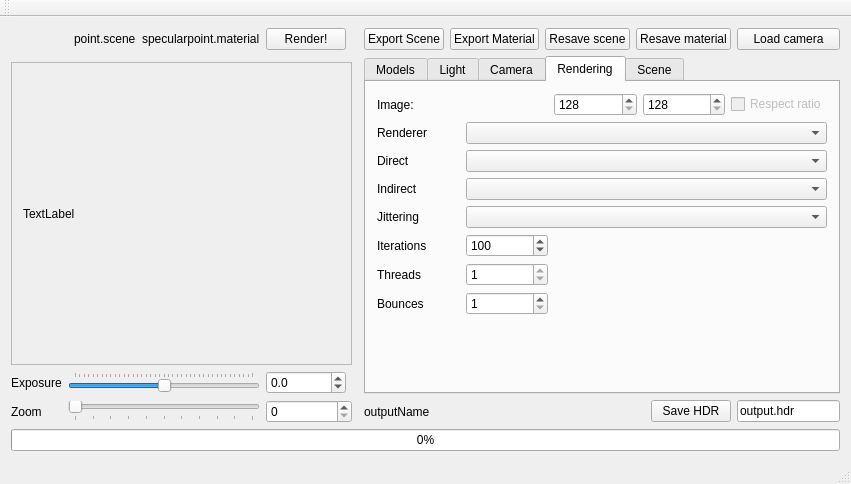
<?xml version="1.0" encoding="UTF-8"?>
<ui version="4.0">
 <class>TracingGuiClass</class>
 <widget class="QMainWindow" name="TracingGuiClass">
  <property name="geometry">
   <rect>
    <x>0</x>
    <y>0</y>
    <width>851</width>
    <height>484</height>
   </rect>
  </property>
  <property name="windowTitle">
   <string>TracingGui</string>
  </property>
  <widget class="QWidget" name="centralWidget">
   <layout class="QGridLayout" name="gridLayout_4">
    <item row="6" column="10">
     <widget class="QPushButton" name="saveScene">
      <property name="text">
       <string>Resave scene</string>
      </property>
     </widget>
    </item>
    <item row="9" column="7" rowspan="3" colspan="7">
     <widget class="QTabWidget" name="sceneInformation">
      <property name="tabPosition">
       <enum>QTabWidget::North</enum>
      </property>
      <property name="currentIndex">
       <number>3</number>
      </property>
      <widget class="QWidget" name="model">
       <property name="layoutDirection">
        <enum>Qt::LeftToRight</enum>
       </property>
       <property name="autoFillBackground">
        <bool>false</bool>
       </property>
       <attribute name="title">
        <string>Models</string>
       </attribute>
       <layout class="QGridLayout" name="gridLayout_3">
        <item row="1" column="0">
         <widget class="QPushButton" name="addSphere">
          <property name="text">
           <string>Add Sphere</string>
          </property>
         </widget>
        </item>
        <item row="0" column="0">
         <widget class="QTreeView" name="treeView">
          <property name="sizePolicy">
           <sizepolicy hsizetype="Preferred" vsizetype="Preferred">
            <horstretch>0</horstretch>
            <verstretch>0</verstretch>
           </sizepolicy>
          </property>
         </widget>
        </item>
        <item row="2" column="0">
         <widget class="QPushButton" name="addTriangle">
          <property name="text">
           <string>Add Triangle</string>
          </property>
         </widget>
        </item>
        <item row="3" column="0">
         <widget class="QPushButton" name="delObject">
          <property name="text">
           <string>Delete Object</string>
          </property>
         </widget>
        </item>
        <item row="4" column="0">
         <widget class="QPushButton" name="addPoint">
          <property name="text">
           <string>Add Point</string>
          </property>
         </widget>
        </item>
        <item row="0" column="1" rowspan="5">
         <layout class="QGridLayout" name="gridLayout">
          <item row="7" column="0">
           <widget class="QSpinBox" name="xRotationDeg">
            <property name="maximum">
             <number>359</number>
            </property>
           </widget>
          </item>
          <item row="7" column="2">
           <widget class="QSpinBox" name="yRotationDeg">
            <property name="maximum">
             <number>359</number>
            </property>
           </widget>
          </item>
          <item row="5" column="3">
           <widget class="QDial" name="zRotation">
            <property name="maximum">
             <number>359</number>
            </property>
            <property name="orientation">
             <enum>Qt::Horizontal</enum>
            </property>
            <property name="invertedAppearance">
             <bool>false</bool>
            </property>
            <property name="wrapping">
             <bool>true</bool>
            </property>
           </widget>
          </item>
          <item row="5" column="0">
           <widget class="QDial" name="xRotation">
            <property name="enabled">
             <bool>true</bool>
            </property>
            <property name="maximum">
             <number>359</number>
            </property>
            <property name="orientation">
             <enum>Qt::Horizontal</enum>
            </property>
            <property name="invertedAppearance">
             <bool>false</bool>
            </property>
            <property name="wrapping">
             <bool>true</bool>
            </property>
           </widget>
          </item>
          <item row="5" column="2">
           <widget class="QDial" name="yRotation">
            <property name="maximum">
             <number>359</number>
            </property>
            <property name="orientation">
             <enum>Qt::Horizontal</enum>
            </property>
            <property name="invertedAppearance">
             <bool>false</bool>
            </property>
            <property name="wrapping">
             <bool>true</bool>
            </property>
           </widget>
          </item>
          <item row="6" column="2">
           <widget class="DoubleIntSpinBox" name="yRotationRad">
            <property name="readOnly">
             <bool>true</bool>
            </property>
            <property name="ConvertorType" stdset="0">
             <number>0</number>
            </property>
           </widget>
          </item>
          <item row="6" column="3">
           <widget class="DoubleIntSpinBox" name="zRotationRad">
            <property name="readOnly">
             <bool>true</bool>
            </property>
            <property name="ConvertorType" stdset="0">
             <number>0</number>
            </property>
           </widget>
          </item>
          <item row="6" column="0">
           <widget class="DoubleIntSpinBox" name="xRotationRad">
            <property name="readOnly">
             <bool>true</bool>
            </property>
            <property name="ConvertorType" stdset="0">
             <number>0</number>
            </property>
           </widget>
          </item>
          <item row="7" column="3">
           <widget class="QSpinBox" name="zRotationDeg">
            <property name="maximum">
             <number>359</number>
            </property>
           </widget>
          </item>
          <item row="8" column="0">
           <widget class="QDoubleSpinBox" name="xModelPos">
            <property name="prefix">
             <string>x:</string>
            </property>
            <property name="decimals">
             <number>1</number>
            </property>
            <property name="minimum">
             <double>-100.000000000000000</double>
            </property>
           </widget>
          </item>
          <item row="8" column="2">
           <widget class="QDoubleSpinBox" name="yModelPos">
            <property name="prefix">
             <string>y:</string>
            </property>
            <property name="suffix">
             <string/>
            </property>
            <property name="decimals">
             <number>1</number>
            </property>
            <property name="minimum">
             <double>-100.000000000000000</double>
            </property>
           </widget>
          </item>
          <item row="8" column="3">
           <widget class="QDoubleSpinBox" name="zModelPos">
            <property name="prefix">
             <string>z:</string>
            </property>
            <property name="decimals">
             <number>1</number>
            </property>
            <property name="minimum">
             <double>-100.000000000000000</double>
            </property>
            <property name="value">
             <double>3.000000000000000</double>
            </property>
           </widget>
          </item>
          <item row="0" column="2">
           <widget class="QDoubleSpinBox" name="yVert_1">
            <property name="prefix">
             <string>y:</string>
            </property>
            <property name="decimals">
             <number>2</number>
            </property>
            <property name="minimum">
             <double>-1000.000000000000000</double>
            </property>
            <property name="maximum">
             <double>1000.000000000000000</double>
            </property>
           </widget>
          </item>
          <item row="3" column="0">
           <widget class="QDoubleSpinBox" name="xVert_3">
            <property name="prefix">
             <string>x:</string>
            </property>
            <property name="suffix">
             <string/>
            </property>
            <property name="decimals">
             <number>2</number>
            </property>
            <property name="minimum">
             <double>-1000.000000000000000</double>
            </property>
            <property name="value">
             <double>0.000000000000000</double>
            </property>
           </widget>
          </item>
          <item row="1" column="0">
           <widget class="QDoubleSpinBox" name="xVert_2">
            <property name="prefix">
             <string>x:</string>
            </property>
            <property name="suffix">
             <string/>
            </property>
            <property name="decimals">
             <number>2</number>
            </property>
            <property name="minimum">
             <double>-1000.000000000000000</double>
            </property>
            <property name="value">
             <double>0.000000000000000</double>
            </property>
           </widget>
          </item>
          <item row="1" column="3">
           <widget class="QDoubleSpinBox" name="zVert_2">
            <property name="prefix">
             <string>z:</string>
            </property>
            <property name="decimals">
             <number>2</number>
            </property>
            <property name="minimum">
             <double>-1000.000000000000000</double>
            </property>
            <property name="maximum">
             <double>1000.000000000000000</double>
            </property>
           </widget>
          </item>
          <item row="0" column="0">
           <widget class="QDoubleSpinBox" name="xVert_1">
            <property name="prefix">
             <string>x:</string>
            </property>
            <property name="suffix">
             <string/>
            </property>
            <property name="decimals">
             <number>2</number>
            </property>
            <property name="minimum">
             <double>-1000.000000000000000</double>
            </property>
            <property name="value">
             <double>0.000000000000000</double>
            </property>
           </widget>
          </item>
          <item row="1" column="2">
           <widget class="QDoubleSpinBox" name="yVert_2">
            <property name="prefix">
             <string>y:</string>
            </property>
            <property name="decimals">
             <number>2</number>
            </property>
            <property name="minimum">
             <double>-1000.000000000000000</double>
            </property>
            <property name="maximum">
             <double>1000.000000000000000</double>
            </property>
           </widget>
          </item>
          <item row="0" column="3">
           <widget class="QDoubleSpinBox" name="zVert_1">
            <property name="prefix">
             <string>z:</string>
            </property>
            <property name="decimals">
             <number>2</number>
            </property>
            <property name="minimum">
             <double>-1000.000000000000000</double>
            </property>
            <property name="maximum">
             <double>1000.000000000000000</double>
            </property>
           </widget>
          </item>
          <item row="3" column="2">
           <widget class="QDoubleSpinBox" name="yVert_3">
            <property name="prefix">
             <string>y:</string>
            </property>
            <property name="decimals">
             <number>2</number>
            </property>
            <property name="minimum">
             <double>-1000.000000000000000</double>
            </property>
            <property name="maximum">
             <double>1000.000000000000000</double>
            </property>
           </widget>
          </item>
          <item row="3" column="3">
           <widget class="QDoubleSpinBox" name="zVert_3">
            <property name="prefix">
             <string>z:</string>
            </property>
            <property name="decimals">
             <number>2</number>
            </property>
            <property name="minimum">
             <double>-1000.000000000000000</double>
            </property>
            <property name="maximum">
             <double>1000.000000000000000</double>
            </property>
           </widget>
          </item>
          <item row="4" column="2">
           <widget class="QDoubleSpinBox" name="radius"/>
          </item>
         </layout>
        </item>
       </layout>
      </widget>
      <widget class="QWidget" name="light">
       <attribute name="title">
        <string>Light</string>
       </attribute>
       <layout class="QGridLayout" name="gridLayout_5">
        <item row="1" column="1">
         <widget class="QLabel" name="materialLabel">
          <property name="text">
           <string>Material</string>
          </property>
         </widget>
        </item>
        <item row="4" column="1">
         <widget class="QLabel" name="label_6">
          <property name="text">
           <string>Specular</string>
          </property>
         </widget>
        </item>
        <item row="3" column="1">
         <widget class="QLabel" name="label_4">
          <property name="text">
           <string>Diffuse</string>
          </property>
         </widget>
        </item>
        <item row="1" column="2" colspan="4">
         <widget class="QComboBox" name="materialType">
          <property name="currentText">
           <string/>
          </property>
         </widget>
        </item>
        <item row="5" column="1">
         <widget class="QLabel" name="label_7">
          <property name="text">
           <string>Emmisive</string>
          </property>
         </widget>
        </item>
        <item row="4" column="5">
         <widget class="QDoubleSpinBox" name="sE">
          <property name="minimum">
           <double>0.100000000000000</double>
          </property>
          <property name="maximum">
           <double>999.899999999999977</double>
          </property>
         </widget>
        </item>
        <item row="9" column="1" colspan="5">
         <widget class="QTreeView" name="treeViewLight">
          <property name="sizePolicy">
           <sizepolicy hsizetype="Preferred" vsizetype="Preferred">
            <horstretch>0</horstretch>
            <verstretch>0</verstretch>
           </sizepolicy>
          </property>
         </widget>
        </item>
        <item row="5" column="4">
         <widget class="QDoubleSpinBox" name="eB">
          <property name="maximum">
           <double>10.000000000000000</double>
          </property>
          <property name="singleStep">
           <double>0.001000000000000</double>
          </property>
         </widget>
        </item>
        <item row="5" column="3">
         <widget class="QDoubleSpinBox" name="eG">
          <property name="maximum">
           <double>10.000000000000000</double>
          </property>
          <property name="singleStep">
           <double>0.001000000000000</double>
          </property>
         </widget>
        </item>
        <item row="5" column="2">
         <widget class="QDoubleSpinBox" name="eR">
          <property name="maximum">
           <double>10.000000000000000</double>
          </property>
          <property name="singleStep">
           <double>0.001000000000000</double>
          </property>
         </widget>
        </item>
        <item row="3" column="4">
         <widget class="QDoubleSpinBox" name="dB"/>
        </item>
        <item row="4" column="4">
         <widget class="QDoubleSpinBox" name="sB"/>
        </item>
        <item row="3" column="3">
         <widget class="QDoubleSpinBox" name="dG"/>
        </item>
        <item row="3" column="2">
         <widget class="QDoubleSpinBox" name="dR"/>
        </item>
        <item row="4" column="2">
         <widget class="QDoubleSpinBox" name="sR"/>
        </item>
        <item row="4" column="3">
         <widget class="QDoubleSpinBox" name="sG"/>
        </item>
        <item row="11" column="2">
         <widget class="QLabel" name="aB">
          <property name="text">
           <string>Ambient B</string>
          </property>
         </widget>
        </item>
        <item row="11" column="1">
         <widget class="QLabel" name="aR">
          <property name="text">
           <string>Ambient R</string>
          </property>
         </widget>
        </item>
        <item row="11" column="3">
         <widget class="QLabel" name="aG">
          <property name="text">
           <string>Ambient G</string>
          </property>
         </widget>
        </item>
        <item row="13" column="1">
         <widget class="QDoubleSpinBox" name="aRValue"/>
        </item>
        <item row="13" column="2">
         <widget class="QDoubleSpinBox" name="aBValue"/>
        </item>
        <item row="13" column="3">
         <widget class="QDoubleSpinBox" name="aGValue"/>
        </item>
       </layout>
      </widget>
      <widget class="QWidget" name="camera">
       <attribute name="title">
        <string>Camera</string>
       </attribute>
       <layout class="QHBoxLayout" name="horizontalLayout_3">
        <item>
         <layout class="QGridLayout" name="gridLayout_2">
          <item row="4" column="2">
           <widget class="DoubleIntSpinBox" name="xzRotRad">
            <property name="readOnly">
             <bool>true</bool>
            </property>
            <property name="ConvertorType" stdset="0">
             <number>0</number>
            </property>
           </widget>
          </item>
          <item row="2" column="0">
           <widget class="QSlider" name="yPos">
            <property name="minimum">
             <number>-100</number>
            </property>
            <property name="maximum">
             <number>100</number>
            </property>
            <property name="pageStep">
             <number>3</number>
            </property>
            <property name="value">
             <number>0</number>
            </property>
            <property name="orientation">
             <enum>Qt::Horizontal</enum>
            </property>
           </widget>
          </item>
          <item row="2" column="3">
           <widget class="DoubleIntSpinBox" name="yDirVal">
            <property name="decimals">
             <number>2</number>
            </property>
            <property name="minimum">
             <double>-10.000000000000000</double>
            </property>
            <property name="maximum">
             <double>10.000000000000000</double>
            </property>
            <property name="value">
             <double>1.000000000000000</double>
            </property>
           </widget>
          </item>
          <item row="3" column="0">
           <widget class="QSlider" name="zPos">
            <property name="minimum">
             <number>-100</number>
            </property>
            <property name="maximum">
             <number>100</number>
            </property>
            <property name="pageStep">
             <number>3</number>
            </property>
            <property name="value">
             <number>0</number>
            </property>
            <property name="orientation">
             <enum>Qt::Horizontal</enum>
            </property>
           </widget>
          </item>
          <item row="3" column="2">
           <widget class="QSlider" name="zDir">
            <property name="minimum">
             <number>-100</number>
            </property>
            <property name="maximum">
             <number>100</number>
            </property>
            <property name="pageStep">
             <number>3</number>
            </property>
            <property name="value">
             <number>10</number>
            </property>
            <property name="orientation">
             <enum>Qt::Horizontal</enum>
            </property>
           </widget>
          </item>
          <item row="4" column="0">
           <widget class="QDial" name="xzRot">
            <property name="maximum">
             <number>359</number>
            </property>
            <property name="pageStep">
             <number>1</number>
            </property>
            <property name="wrapping">
             <bool>true</bool>
            </property>
           </widget>
          </item>
          <item row="4" column="1">
           <widget class="QSpinBox" name="xzRotDeg">
            <property name="maximum">
             <number>359</number>
            </property>
           </widget>
          </item>
          <item row="3" column="3">
           <widget class="DoubleIntSpinBox" name="zDirVal">
            <property name="decimals">
             <number>2</number>
            </property>
            <property name="minimum">
             <double>-10.000000000000000</double>
            </property>
            <property name="maximum">
             <double>10.000000000000000</double>
            </property>
            <property name="value">
             <double>1.000000000000000</double>
            </property>
           </widget>
          </item>
          <item row="2" column="2">
           <widget class="QSlider" name="yDir">
            <property name="minimum">
             <number>-100</number>
            </property>
            <property name="maximum">
             <number>100</number>
            </property>
            <property name="pageStep">
             <number>3</number>
            </property>
            <property name="value">
             <number>10</number>
            </property>
            <property name="orientation">
             <enum>Qt::Horizontal</enum>
            </property>
           </widget>
          </item>
          <item row="1" column="0">
           <widget class="QSlider" name="xPos">
            <property name="minimum">
             <number>-100</number>
            </property>
            <property name="maximum">
             <number>100</number>
            </property>
            <property name="pageStep">
             <number>3</number>
            </property>
            <property name="value">
             <number>0</number>
            </property>
            <property name="orientation">
             <enum>Qt::Horizontal</enum>
            </property>
           </widget>
          </item>
          <item row="1" column="2">
           <widget class="QSlider" name="xDir">
            <property name="minimum">
             <number>-100</number>
            </property>
            <property name="maximum">
             <number>100</number>
            </property>
            <property name="pageStep">
             <number>3</number>
            </property>
            <property name="value">
             <number>10</number>
            </property>
            <property name="orientation">
             <enum>Qt::Horizontal</enum>
            </property>
           </widget>
          </item>
          <item row="1" column="3">
           <widget class="DoubleIntSpinBox" name="xDirVal">
            <property name="decimals">
             <number>2</number>
            </property>
            <property name="minimum">
             <double>-10.000000000000000</double>
            </property>
            <property name="maximum">
             <double>10.000000000000000</double>
            </property>
            <property name="value">
             <double>1.000000000000000</double>
            </property>
           </widget>
          </item>
          <item row="2" column="1">
           <widget class="DoubleIntSpinBox" name="yPosVal">
            <property name="decimals">
             <number>2</number>
            </property>
            <property name="minimum">
             <double>-10.000000000000000</double>
            </property>
            <property name="maximum">
             <double>10.000000000000000</double>
            </property>
           </widget>
          </item>
          <item row="3" column="1">
           <widget class="DoubleIntSpinBox" name="zPosVal">
            <property name="decimals">
             <number>2</number>
            </property>
            <property name="minimum">
             <double>-10.000000000000000</double>
            </property>
            <property name="maximum">
             <double>10.000000000000000</double>
            </property>
           </widget>
          </item>
          <item row="1" column="1">
           <widget class="DoubleIntSpinBox" name="xPosVal">
            <property name="decimals">
             <number>2</number>
            </property>
            <property name="minimum">
             <double>-10.000000000000000</double>
            </property>
            <property name="maximum">
             <double>10.000000000000000</double>
            </property>
           </widget>
          </item>
          <item row="5" column="1">
           <widget class="QSpinBox" name="fovDeg">
            <property name="minimum">
             <number>20</number>
            </property>
            <property name="maximum">
             <number>160</number>
            </property>
            <property name="value">
             <number>95</number>
            </property>
           </widget>
          </item>
          <item row="5" column="0">
           <widget class="QDial" name="fov">
            <property name="minimum">
             <number>20</number>
            </property>
            <property name="maximum">
             <number>160</number>
            </property>
            <property name="pageStep">
             <number>1</number>
            </property>
            <property name="value">
             <number>20</number>
            </property>
            <property name="wrapping">
             <bool>false</bool>
            </property>
           </widget>
          </item>
          <item row="5" column="2">
           <widget class="DoubleIntSpinBox" name="fovRad">
            <property name="readOnly">
             <bool>true</bool>
            </property>
            <property name="ConvertorType" stdset="0">
             <number>0</number>
            </property>
           </widget>
          </item>
          <item row="0" column="0">
           <widget class="QLabel" name="lPosition">
            <property name="text">
             <string>Eye position</string>
            </property>
           </widget>
          </item>
          <item row="0" column="2">
           <widget class="QLabel" name="lDirection">
            <property name="text">
             <string>Eye direction</string>
            </property>
           </widget>
          </item>
         </layout>
        </item>
       </layout>
      </widget>
      <widget class="QWidget" name="image">
       <attribute name="title">
        <string>Rendering</string>
       </attribute>
       <layout class="QGridLayout" name="gridLayout_6">
        <item row="2" column="0">
         <widget class="QLabel" name="label_2">
          <property name="text">
           <string>Image:</string>
          </property>
         </widget>
        </item>
        <item row="2" column="3">
         <widget class="QSpinBox" name="yDim">
          <property name="minimum">
           <number>128</number>
          </property>
          <property name="maximum">
           <number>1024</number>
          </property>
         </widget>
        </item>
        <item row="2" column="4">
         <layout class="QHBoxLayout" name="horizontalLayout_2">
          <item>
           <widget class="QCheckBox" name="checkBox">
            <property name="enabled">
             <bool>false</bool>
            </property>
            <property name="text">
             <string>Respect ratio</string>
            </property>
           </widget>
          </item>
         </layout>
        </item>
        <item row="3" column="0">
         <widget class="QLabel" name="label_3">
          <property name="text">
           <string>Renderer</string>
          </property>
         </widget>
        </item>
        <item row="13" column="1">
         <spacer name="verticalSpacer">
          <property name="orientation">
           <enum>Qt::Vertical</enum>
          </property>
          <property name="sizeHint" stdset="0">
           <size>
            <width>20</width>
            <height>40</height>
           </size>
          </property>
         </spacer>
        </item>
        <item row="2" column="2">
         <widget class="QSpinBox" name="xDim">
          <property name="minimum">
           <number>128</number>
          </property>
          <property name="maximum">
           <number>1024</number>
          </property>
         </widget>
        </item>
        <item row="3" column="1" colspan="4">
         <widget class="QComboBox" name="rendererType"/>
        </item>
        <item row="4" column="1" colspan="4">
         <widget class="QComboBox" name="directType"/>
        </item>
        <item row="9" column="0">
         <widget class="QLabel" name="lIterations">
          <property name="text">
           <string>Iterations</string>
          </property>
         </widget>
        </item>
        <item row="9" column="1">
         <widget class="QSpinBox" name="iterations">
          <property name="minimum">
           <number>1</number>
          </property>
          <property name="maximum">
           <number>100000</number>
          </property>
          <property name="value">
           <number>100</number>
          </property>
         </widget>
        </item>
        <item row="11" column="1">
         <widget class="QSpinBox" name="threadNumber">
          <property name="minimum">
           <number>1</number>
          </property>
          <property name="maximum">
           <number>1</number>
          </property>
         </widget>
        </item>
        <item row="12" column="1">
         <widget class="QSpinBox" name="bounces">
          <property name="minimum">
           <number>1</number>
          </property>
          <property name="maximum">
           <number>9999</number>
          </property>
         </widget>
        </item>
        <item row="11" column="0">
         <widget class="QLabel" name="label_9">
          <property name="text">
           <string>Threads</string>
          </property>
         </widget>
        </item>
        <item row="12" column="0">
         <widget class="QLabel" name="lBounces">
          <property name="text">
           <string>Bounces</string>
          </property>
         </widget>
        </item>
        <item row="8" column="0">
         <widget class="QLabel" name="label_5">
          <property name="text">
           <string>Jittering</string>
          </property>
         </widget>
        </item>
        <item row="7" column="0">
         <widget class="QLabel" name="label_8">
          <property name="text">
           <string>Indirect</string>
          </property>
         </widget>
        </item>
        <item row="4" column="0">
         <widget class="QLabel" name="label_10">
          <property name="text">
           <string>Direct</string>
          </property>
         </widget>
        </item>
        <item row="7" column="1" colspan="4">
         <widget class="QComboBox" name="indirectType"/>
        </item>
        <item row="8" column="1" colspan="4">
         <widget class="QComboBox" name="jitteringType"/>
        </item>
       </layout>
      </widget>
      <widget class="QWidget" name="scene">
       <attribute name="title">
        <string>Scene</string>
       </attribute>
       <layout class="QGridLayout" name="gridLayout_7">
        <item row="0" column="0" rowspan="8">
         <widget class="QTableView" name="sceneNames"/>
        </item>
       </layout>
      </widget>
     </widget>
    </item>
    <item row="13" column="12">
     <widget class="QPushButton" name="bSave">
      <property name="text">
       <string>Save HDR</string>
      </property>
     </widget>
    </item>
    <item row="13" column="13">
     <widget class="QLineEdit" name="filename">
      <property name="text">
       <string>output.hdr</string>
      </property>
      <property name="maxLength">
       <number>30</number>
      </property>
     </widget>
    </item>
    <item row="16" column="0" colspan="14">
     <widget class="QProgressBar" name="renderProgress">
      <property name="value">
       <number>0</number>
      </property>
     </widget>
    </item>
    <item row="13" column="7">
     <widget class="QLabel" name="label">
      <property name="text">
       <string>outputName</string>
      </property>
     </widget>
    </item>
    <item row="13" column="0">
     <widget class="QLabel" name="lZoom">
      <property name="text">
       <string>Zoom</string>
      </property>
     </widget>
    </item>
    <item row="11" column="0">
     <widget class="QLabel" name="lExposure">
      <property name="text">
       <string>Exposure</string>
      </property>
     </widget>
    </item>
    <item row="13" column="4" colspan="2">
     <widget class="QSpinBox" name="sZoomNumber">
      <property name="maximum">
       <number>10</number>
      </property>
     </widget>
    </item>
    <item row="6" column="2">
     <widget class="QLabel" name="currentScene">
      <property name="text">
       <string>point.scene</string>
      </property>
     </widget>
    </item>
    <item row="6" column="3">
     <widget class="QLabel" name="currentMaterial">
      <property name="text">
       <string>specularpoint.material</string>
      </property>
     </widget>
    </item>
    <item row="6" column="13">
     <widget class="QPushButton" name="loadScene">
      <property name="text">
       <string>Load camera</string>
      </property>
     </widget>
    </item>
    <item row="11" column="1" colspan="3">
     <widget class="QSlider" name="sExposure">
      <property name="whatsThis">
       <string>Exposure</string>
      </property>
      <property name="minimum">
       <number>-200</number>
      </property>
      <property name="maximum">
       <number>200</number>
      </property>
      <property name="singleStep">
       <number>1</number>
      </property>
      <property name="pageStep">
       <number>10</number>
      </property>
      <property name="orientation">
       <enum>Qt::Horizontal</enum>
      </property>
      <property name="tickPosition">
       <enum>QSlider::TicksAbove</enum>
      </property>
     </widget>
    </item>
    <item row="13" column="1" colspan="3">
     <widget class="QSlider" name="sZoom">
      <property name="maximum">
       <number>10</number>
      </property>
      <property name="orientation">
       <enum>Qt::Horizontal</enum>
      </property>
      <property name="tickPosition">
       <enum>QSlider::TicksBelow</enum>
      </property>
     </widget>
    </item>
    <item row="11" column="4">
     <widget class="QDoubleSpinBox" name="sExposureNumber">
      <property name="decimals">
       <number>1</number>
      </property>
      <property name="minimum">
       <double>-20.000000000000000</double>
      </property>
      <property name="maximum">
       <double>20.000000000000000</double>
      </property>
      <property name="singleStep">
       <double>0.100000000000000</double>
      </property>
     </widget>
    </item>
    <item row="6" column="7">
     <widget class="QPushButton" name="exportScene">
      <property name="text">
       <string>Export Scene</string>
      </property>
     </widget>
    </item>
    <item row="6" column="8" colspan="2">
     <widget class="QPushButton" name="exportMaterial">
      <property name="text">
       <string>Export Material</string>
      </property>
     </widget>
    </item>
    <item row="6" column="11" colspan="2">
     <widget class="QPushButton" name="saveMaterial">
      <property name="text">
       <string>Resave material</string>
      </property>
     </widget>
    </item>
    <item row="10" column="0" colspan="6">
     <widget class="QScrollArea" name="scrollArea">
      <property name="widgetResizable">
       <bool>true</bool>
      </property>
      <widget class="QWidget" name="scrollAreaWidgetContents">
       <property name="geometry">
        <rect>
         <x>0</x>
         <y>0</y>
         <width>310</width>
         <height>289</height>
        </rect>
       </property>
       <property name="sizePolicy">
        <sizepolicy hsizetype="Expanding" vsizetype="Expanding">
         <horstretch>0</horstretch>
         <verstretch>0</verstretch>
        </sizepolicy>
       </property>
       <layout class="QHBoxLayout" name="horizontalLayout_4">
        <item>
         <widget class="QLabel" name="lImage">
          <property name="sizePolicy">
           <sizepolicy hsizetype="Expanding" vsizetype="Expanding">
            <horstretch>0</horstretch>
            <verstretch>0</verstretch>
           </sizepolicy>
          </property>
          <property name="text">
           <string>TextLabel</string>
          </property>
         </widget>
        </item>
       </layout>
      </widget>
     </widget>
    </item>
    <item row="6" column="4">
     <widget class="QPushButton" name="bRender">
      <property name="text">
       <string>Render!</string>
      </property>
     </widget>
    </item>
   </layout>
  </widget>
  <widget class="QMenuBar" name="menuBar">
   <property name="geometry">
    <rect>
     <x>0</x>
     <y>0</y>
     <width>851</width>
     <height>21</height>
    </rect>
   </property>
  </widget>
  <widget class="QToolBar" name="mainToolBar">
   <attribute name="toolBarArea">
    <enum>TopToolBarArea</enum>
   </attribute>
   <attribute name="toolBarBreak">
    <bool>false</bool>
   </attribute>
  </widget>
  <widget class="QStatusBar" name="statusBar"/>
 </widget>
 <layoutdefault spacing="6" margin="11"/>
 <customwidgets>
  <customwidget>
   <class>DoubleIntSpinBox</class>
   <extends>QDoubleSpinBox</extends>
   <header>DoubleIntSpinBox.h</header>
  </customwidget>
 </customwidgets>
 <resources>
  <include location="tracinggui.qrc"/>
 </resources>
 <connections/>
</ui>
